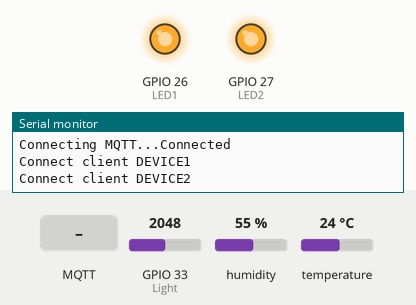
Bench run of a sketch on a simulated ESP32. Shown: output pins drawn as LEDs (lit = HIGH), the last lines printed to the serial monitor. The inputs (shaded band) are chosen by the test bench; at power-on: GPIO 33 (Light) = 2048, humidity 55 %, temperature 24 °C. WiFi joins after 1.5 s; servers stay silent unless stated; no MQTT or app messages arrive unless stated.

Above: at 3.7 s.
3.8 s: MQTT message "0" arrives on the first subscribed topic
At 4.9 s:
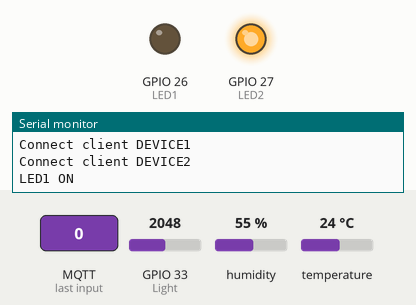
5.3 s: MQTT message "DEVICE1" arrives on the first subscribed topic
At 6.1 s:
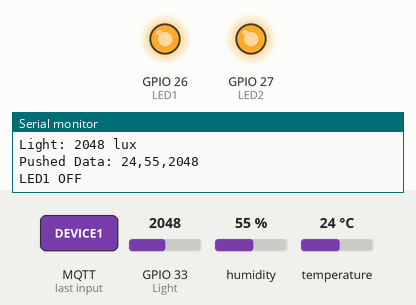
6.8 s: MQTT message "0" arrives on the second subscribed topic
At 7.2 s:
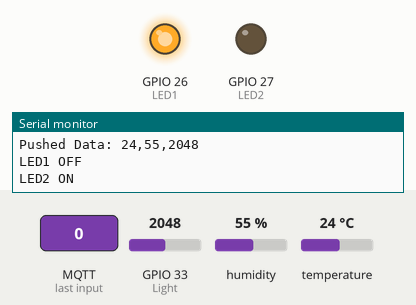
8.3 s: MQTT message "DEVICE1" arrives on the second subscribed topic
At 9.5 s:
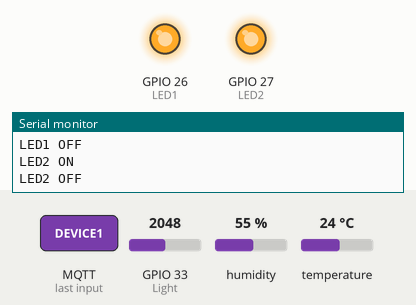
Timing chart, 0 to 10.8 s (numbered marks = the images above; inputs shaded):
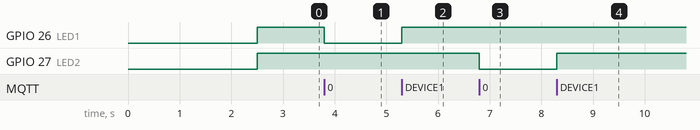

The sketch:

mangcambien.ino
```cpp
#include <WiFi.h>
#include <DHT.h>
#include <PubSubClient.h>
#include <WiFiClient.h>
#include <Wire.h>


#define DHTPIN 25
#define DHTTYPE DHT11
#define LED1 26
#define LED2 27
#define Light 33

//Connect WiFi
const char* id = "nam";
const char* pass = "66666666";

//Connect MQTT
const char* mqttsever = "mqtt.wuys.me";
const char* usermqtt = "ntn";
const char* passmqtt = "12345678";
const char*clientID="esp32";
int portmqtt =  1883;

DHT dht(DHTPIN, DHTTYPE);
WiFiClient espclient;
PubSubClient client(espclient);

void setup_WiFi() {
  Serial.printf("Connecting..");
  Serial.printf(id);
  WiFi.mode(WIFI_STA);
  WiFi.begin(id, pass);

  while (WiFi.status() != WL_CONNECTED) {
    Serial.print(".");
    delay(500);
  }

  Serial.println("");
  Serial.println("WiFi Connected");
  Serial.println("IP Aaddress: ");
  Serial.println(WiFi.localIP());
}

void connect() {
  while (!client.connected()) {
    Serial.print("Connecting MQTT...");
    if (client.connect(clientID, usermqtt, passmqtt)) {
      Serial.println("Connected");
      //đăng kí nhận dữ liệu từ topic
      client.subscribe("DEVICE1");
      Serial.println("Connect client DEVICE1");
      client.subscribe("DEVICE2");
      Serial.println("Connect client DEVICE2");
    } else {
      Serial.print("Failed");
      Serial.println("Try again in 3s");
      delay(3000);
    }
  }
}


void setup() {
  delay(500);
  Serial.begin(115200);
  delay(500);
  setup_WiFi();
  Wire.begin ();
  dht.begin();

  client.setServer(mqttsever, portmqtt);
  client.setCallback(callback);

  pinMode(LED1, OUTPUT);
  digitalWrite(LED1, HIGH);
  pinMode(LED2, OUTPUT);
  digitalWrite(LED2, HIGH);
}
void callback(char * topic, byte * payload, unsigned int length)
{
 if(strcmp(topic , "DEVICE1")==0)
 {
    if((char)payload[0]=='0')
    {
      Serial.println("LED1 ON");
      digitalWrite(LED1, LOW);
      }
     else {
      Serial.println("LED1 OFF");
      digitalWrite(LED1, HIGH);
      }
   }
 if(strcmp(topic , "DEVICE2")==0)
 {
    if((char)payload[0]=='0')
    {
      Serial.println("LED2 ON");
      digitalWrite(LED2, LOW);
      }
      else {
      Serial.println("LED2 OFF");
      digitalWrite(LED2, HIGH);
      }
    }
}

long lastMsg = 0;
void loop() {
  if (!client.connected()) {
    connect();
  }
  client.loop();

  unsigned long now = millis();
  if(now - lastMsg >5000){
  // Read Đata
  int h = dht.readHumidity();
  int t = dht.readTemperature();
  int l = analogRead(Light);
  int f = dht.readTemperature(true);
  if (isnan(h) || isnan(t) || isnan(f)) {
    Serial.println(F("Failed to read from DHT sensor!"));
    return;
  }

  Serial.print("Humidity: ");
  Serial.print(h);
  Serial.println("%");
  Serial.print(F("Temperature: "));
  Serial.print(t);
  Serial.println("°C");
  Serial.print("Light: ");
  Serial.print(l);
  Serial.println(" lux");
  //Ket hop Data
  String Data = String(t) +","+ String(h) + "," + String(l);
  client.publish("sensors", Data.c_str());
  Serial.print("Pushed Data: ");
  Serial.println(Data);
  lastMsg = now;

 }
}
```

Measured:
- after the input at 3.8 s, GPIO 26 (LED1): HIGH → LOW at once
- after the input at 5.3 s, GPIO 26 (LED1): LOW → HIGH at once
- after the input at 6.8 s, GPIO 27 (LED2): HIGH → LOW at once
- after the input at 8.3 s, GPIO 27 (LED2): LOW → HIGH at once
